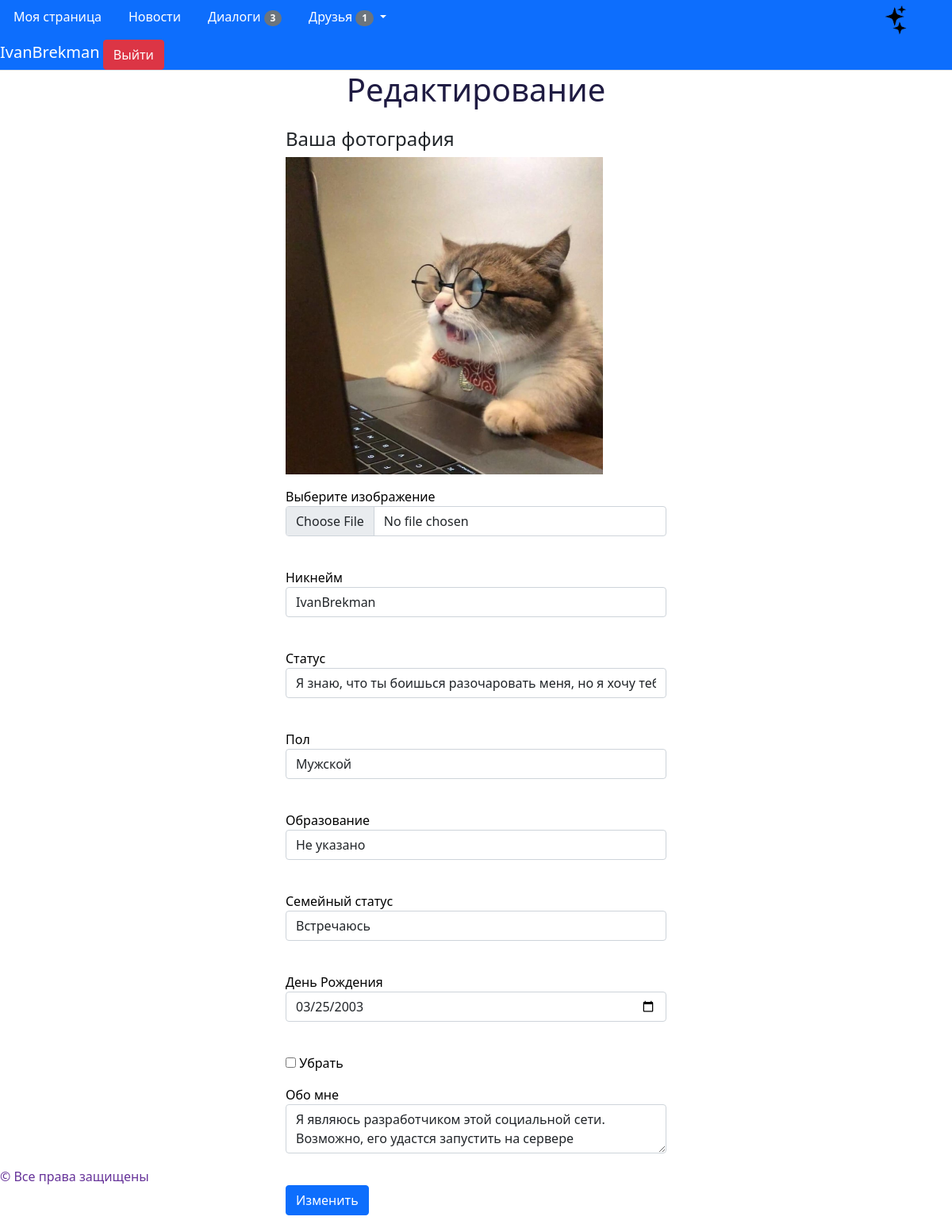
Page /edit_user/1 (signed in) on the earlier database version.
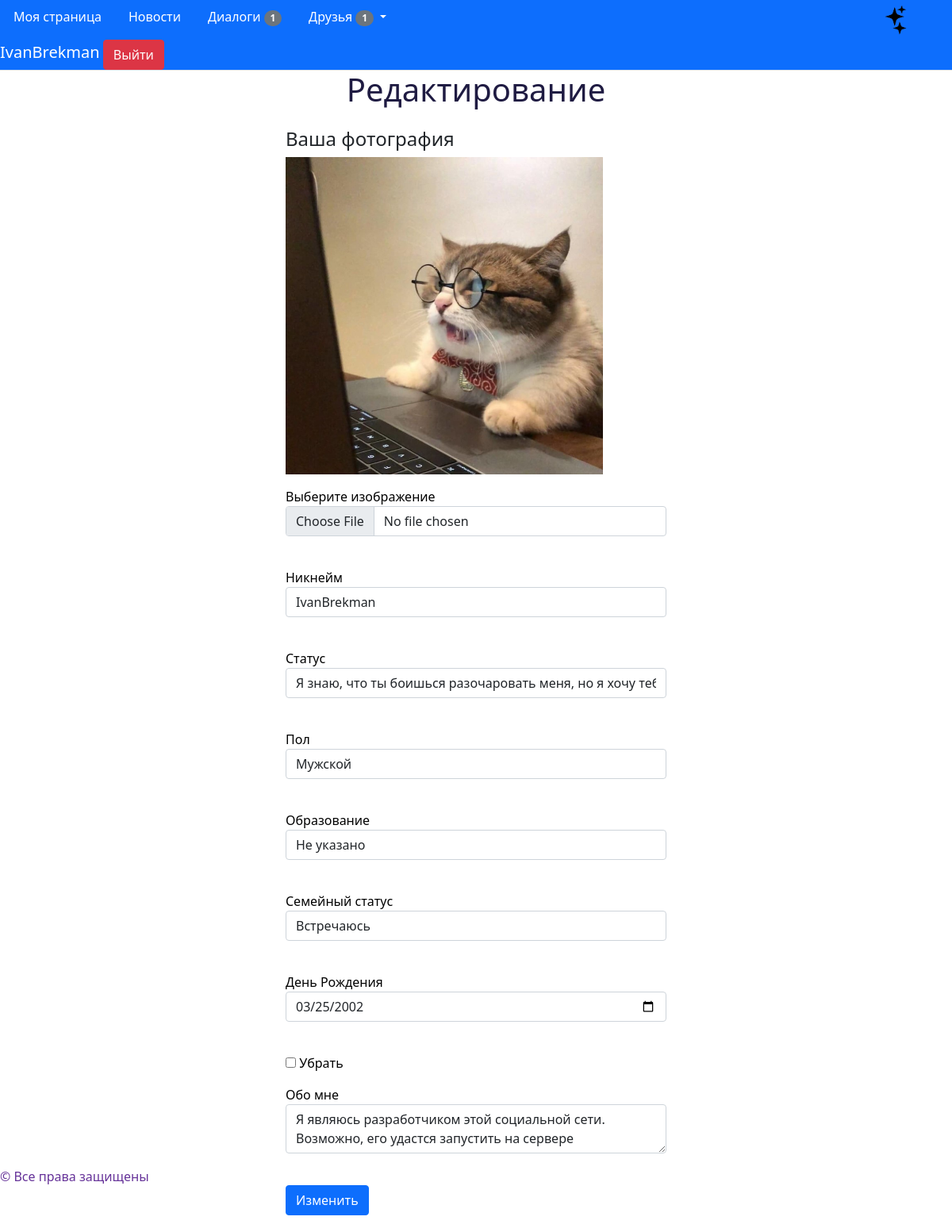
Same page on the later database version.
### data/models/user.py (models this page shows, shortened)
class User(SqlAlchemyBase, UserMixin, SerializerMixin):
    __tablename__ = 'users'
    id = sqlalchemy.Column(sqlalchemy.Integer, primary_key=True, autoincrement=True)
    sid = sqlalchemy.Column(sqlalchemy.String)
    nickname = sqlalchemy.Column(sqlalchemy.String, nullable=False)
    email = sqlalchemy.Column(sqlalchemy.String, nullable=False, unique=True)
    img = sqlalchemy.Column(sqlalchemy.String, default='default')
    status = sqlalchemy.Column(sqlalchemy.String, default='Не указано')
    sex = sqlalchemy.Column(sqlalchemy.String, default='Не указано')
    education = sqlalchemy.Column(sqlalchemy.String, default='Не указано')
    marital_status = sqlalchemy.Column(sqlalchemy.String, default='Не указано')
    birthday = sqlalchemy.Column(sqlalchemy.DateTime, default=dt.datetime(1800, 1, 1))
    about_me = sqlalchemy.Column(sqlalchemy.String, default='Не указано')
    password = sqlalchemy.Column(sqlalchemy.String, nullable=False)
    create_date = sqlalchemy.Column(sqlalchemy.DateTime, default=dt.datetime.utcnow)
    last_seen = sqlalchemy.Column(sqlalchemy.DateTime, default=dt.datetime.utcnow)
    posts = orm.relation("Post", back_populates="user", order_by='desc(Post.create_date)',
                         lazy='subquery')
    rates = orm.relation("PostRate", back_populates="user", lazy='subquery')
    _subscribers = orm.relationship("FriendshipOffer", back_populates='user_to', lazy='dynamic',
                                    primaryjoin='User.id == FriendshipOffer.id_to')
    _offers = orm.relationship('FriendshipOffer', back_populates='user_from', lazy='dynamic',
                               primaryjoin='User.id == FriendshipOffer.id_from')
    _friends = orm.relationship('Friend', lazy='dynamic',
                                primaryjoin='or_(User.id == Friend.id1, User.id == Friend.id2)')
    _unanswered_ss = orm.relationship("FriendshipOffer", back_populates='user_to', lazy='subquery',
                                      primaryjoin='User.id == FriendshipOffer.id_to and not '
                                                  'FriendshipOffer.is_answered')
    dialogs = orm.relationship('Dialog', lazy='subquery',
                               primaryjoin='or_(User.id == Dialog.id1, User.id == Dialog.id2)')
    messages = orm.relationship('Message', back_populates='user_to', lazy='subquery',
                                primaryjoin='User.id == Message.id_to')
    notifications = orm.relationship('Notification', back_populates='user', lazy='dynamic')
    def unanswered_subscribers(self):
        return [offer for offer in self._unanswered_ss if not offer.is_answered]
    def unread_dialogs(self):
        dialogs = {}
        for mes in [message for message in self.messages if not message.is_read]:
            if dialogs.get(mes.id_from):
                dialogs.get(mes.id_from).append(mes)
            else:
                dialogs[mes.id_from] = [mes]
        return dialogs

### main.py (the view, shortened to what this page needs)
@app.route('/edit_user/<int:user_id>', methods=["GET", "POST"])
@login_required
def edit_user(user_id):
    session = db_session.create_session()
    user = get_user(session, user_id)
    form = EditUserForm()
    if request.method == "GET":  # Загрузка информации в поля ввода
        form.avatar.data         = f'static/img/users_img/{user.img}.jpg'
        form.nickname.data       = user.nickname
        form.status.data         = user.status
        form.sex.data            = user.sex
        form.education.data      = user.education
        form.marital_status.data = user.marital_status
        form.birthday.data       = user.birthday.date() if user.birthday != dt(1800, 1, 1) else None
        form.about_me.data       = user.about_me
    return render_template("edit_user.html", title='Редактирование', form=form)

### app/forms.py
class EditUserForm(FlaskForm):
    avatar = FileField('Выберите изображение')
    nickname = StringField("Никнейм", validators=[DataRequired()])
    status = StringField('Статус')
    sex = SelectField('Пол', choices=['Не указано', 'Мужской', 'Женский'])
    education = StringField('Образование')
    marital_status = SelectField('Семейный статус', choices=marital_statuses)
    birthday = StringField('День Рождения')
    remove_birthday = BooleanField('Убрать')
    about_me = TextAreaField('Обо мне')
    submit = SubmitField('Изменить')

### data/db_session.py (called while the page is built)
def create_session() -> Session:
    global __factory
    assert isinstance(__factory, orm.sessionmaker), f"Wrong type of __factory. Excepted " \
                                                    f"orm.sessionmaker, got {type(__factory)}"
    return __factory()

### main.py (called while the page is built)
def get_user(session, user_id, check_auth=True) -> User:
    user = session.query(User).get(user_id)
    if not user:
        raise ValueError(f'There are no users with id: {user_id}')
    if check_auth and current_user != user:
        raise ValueError(f'User with id {user_id} doesnt match to current_user, but current_page'
                         f' need this math')
    return user

### templates/edit_user.html (shortened to what this page needs)
{% extends 'base.html' %}
{% block content %}
<form class="" method="post" enctype="multipart/form-data">
    <h1>Редактирование</h1>
    <form action="" method="post">
        <p>
            <h4>Ваша фотография </h4>
            <p><img src="{{ url_for('static', filename='img/users_img/' + current_user.img + '.jpg') }}" alt="Выбранная картинка" id="photo_img" /></p>
            {{ form.avatar.label }}<br>
            {{ form.avatar(class="form-control", type="file", accept="image/*", onChange="showFile(event)") }}<br>
        </p>
        <p>
            {{ form.nickname.label }}<br>
            {{ form.nickname(class="form-control") }}<br>
        </p>
        <p>
            {{ form.status.label }}<br>
            {{ form.status(class="form-control") }}<br>
        </p>
        <p>
            {{ form.sex.label }}<br>
            {{ form.sex(class="form-control") }}<br>
        </p>
        <p>
            {{ form.education.label }}<br>
            {{ form.education(class="form-control") }}<br>
        </p>
        <p>
            {{ form.marital_status.label }}<br>
            {{ form.marital_status(class="form-control") }}<br>
        </p>
        <p>
            {{ form.birthday.label }}<br>
            {{ form.birthday(class="form-control", type="date") }}<br>
        </p>
        <p>{{ form.remove_birthday() }} {{ form.remove_birthday.label }}</p>
        <p>
            {{ form.about_me.label }}<br>
            {{ form.about_me(class="form-control") }}<br>
        </p>
        <p>{{ form.submit(type="submit", class="btn btn-primary") }}</p>
    </form>
</form>
{% endblock %}

### templates/base.html (shortened to what this page needs)
<!DOCTYPE html>
<html lang="en">
<head>
    <link rel="stylesheet"
          href="https://cdn.jsdelivr.net/npm/bootstrap@5.0.0-beta1/dist/css/bootstrap.min.css"
>
    <link rel="stylesheet" href="{{ url_for('static', filename='css/main.css') }}" type="text/css">
    <link rel="stylesheet" href="{{ url_for('static', filename='css/dark.css') }}" type="text/css">
    <link rel="stylesheet" href="{{ url_for('static', filename='css/popup.css') }}" type="text/css">
</head>
<body>
    <header>
        {% block navigation %}
        <div class="nav nav-tabs navbar-light bg-primary" id="nav-tab" role="tablist">
            <a class="nav-item nav-link" style="color: white" id="hom" href="{{ url_for('home_page', user_id=current_user.id) }}"      role="tab" aria-selected="true" >Моя страница</a>
            <a class="nav-item nav-link" style="color: white" id="ind" href="{{ url_for('index') }}"                                   role="tab" aria-selected="false">Новости</a>
            <a class="nav-item nav-link" style="color: white" id="dia" href="{{ url_for('user_dialogs', user_id=current_user.id) }}"   role="tab" aria-selected="false">
                Диалоги
                {% if unm is not defined %}{% set unm = current_user.unread_dialogs()|length %}{% endif %}
                <span id="dialogs_count" class="badge rounded-pill bg-secondary" style="visibility: {% if unm %}visible{% else %}hidden{% endif %}">{{ unm }}</span>
            </a>
            <a class="nav-link dropdown-toggle" style="color: white" data-toggle="dropdown" href="#" role="button" aria-haspopup="true" aria-expanded="false">
                Друзья
                {% set uns = current_user.unanswered_subscribers()|length %}
                <span id="unanswered_subscribers_count1" class="badge rounded-pill bg-secondary" style="visibility: {% if uns %}visible{% else %}hidden{% endif %}">{{ uns }}</span>
            </a>
                    {% set uns = current_user.unanswered_subscribers()|length %}
            <img id="switchTheme" class="nav-item offset-md-6" src="{{ url_for('static', filename='img/star.png') }}" width="50px" height="50px" alt="Темная тема"/>
            <div class="nav-item">
                <span style="font-size: 20px; color: white">{{ current_user.nickname }}</span>
                <a class="btn btn-danger" href="{{ url_for('logout') }}" >Выйти</a>
            </div>
        </div>
        {% endblock %}
    </header>
    <main>
        {% set base = True %}
        {% block content %}{% endblock %}
    </main>
    <footer>
        <span style="color: rebeccapurple;">© Все права защищены</span>
    </footer>
</body>
</html>

Differences in the rows shown:
changed User "IvanBrekman": birthday "03/25/2003" → "03/25/2002"
Other differences:
{{ unm }}: "3" → "1"
